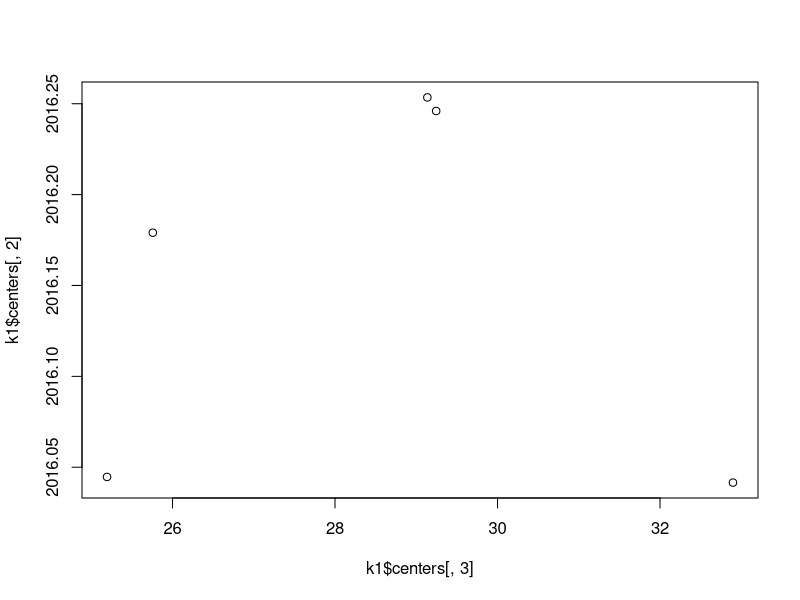
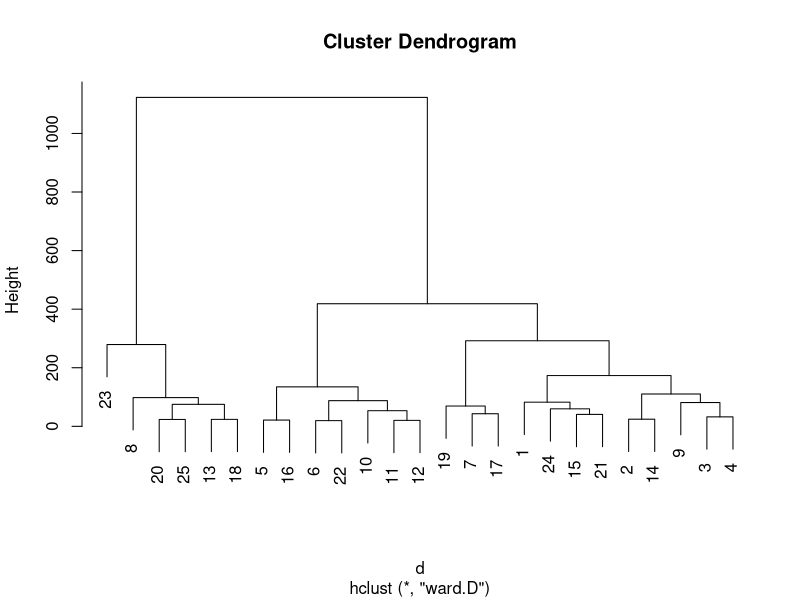
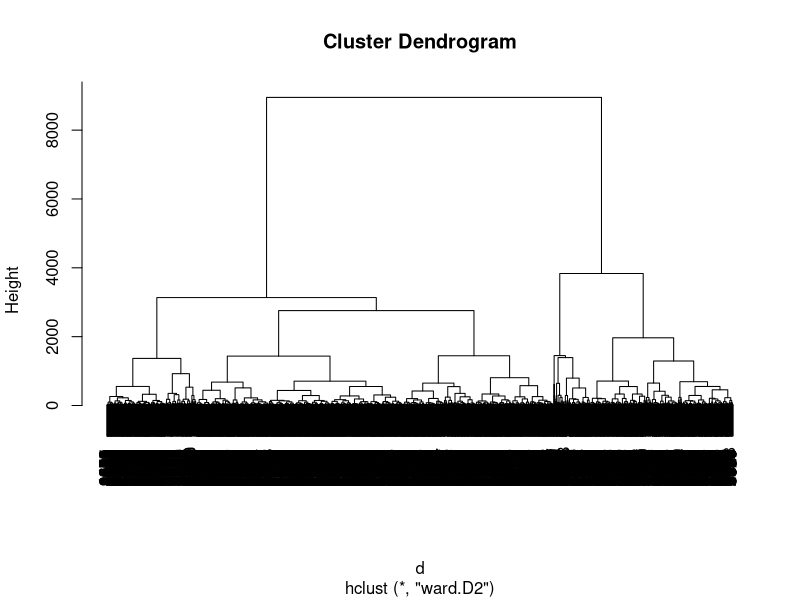
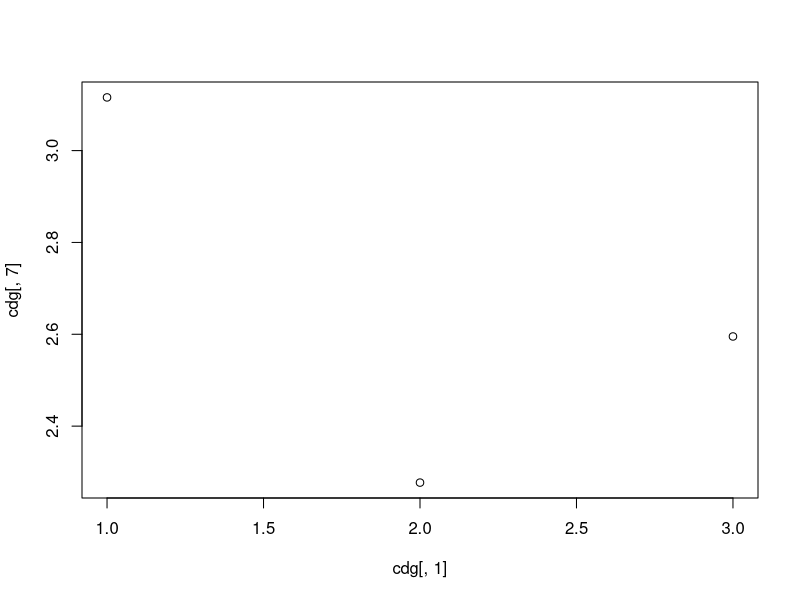

These charts were generated, in order, by the following R code: (Note: this script raises an error after producing the figures.)
#Retrieve the data saved AFTER the profiling practice...... this means data already cleaned

setwd("/Users/davidmorais/Desktop/MD")
dd <- read.csv("hotel_sample_5000.csv", sep=",", dec=".");
names(dd)
dim(dd)
summary(dd)

attach(dd)

#set a list of numerical variables
names(dd)

dcon <- data.frame (lead_time, year, week, day, weekend_nights, week_nights, 
                    adults, children, babies, pre_cancel, pre_bcn, changes, 
                    days_wait, adr, rcar_parking_spaces, ts_requests)
dim(dcon)

#
# CLUSTERING
#



# KMEANS RUN, BUT HOW MANY CLASSES?

k1 <- kmeans(dcon,5)
names(dcon)
print(k1)

attributes(k1)

k1$size

k1$withinss

k1$centers

# LETS COMPUTE THE DECOMPOSITION OF INERTIA

Bss <- sum(rowSums(k1$centers^2)*k1$size)
Bss
Wss <- sum(k1$withinss)
Wss
Tss <- k1$totss
Tss

Bss+Wss

Ib1 <- 100*Bss/(Bss+Wss)
Ib1

# LETS REPEAT THE KMEANS RUN WITH K=5

k2 <- kmeans(dcon,5)
k2$size

Bss <- sum(rowSums(k2$centers^2)*k2$size)
Bss
Wss <- sum(k2$withinss)
Wss

Ib2 <- 100*Bss/(Bss+Wss)
Ib2
Ib1

k2$centers
k1$centers

plot(k1$centers[,3],k1$centers[,2])

table(k1$cluster, k2$cluster)

# WHY WE HAVE OBTAINED DIFFERENT RESULTS?, AND WHICH RUN IS BETTER?

# NOW TRY K=8

k3 <- kmeans(dcon,8)
k3$size

Bss <- sum(rowSums(k3$centers^2)*k3$size)
Wss <- sum(k3$withinss)

Ib3 <- 100*Bss/(Bss+Wss)
Ib3

# Fer servir per la pràctica
# HIERARCHICAL CLUSTERING

d  <- dist(dcon[1:25,])
h1 <- hclust(d,method="ward.D")  # NOTICE THE COST
plot(h1)

d  <- dist(dcon)
h1 <- hclust(d,method="ward.D2")  # NOTICE THE COST
plot(h1)

# BUT WE ONLY NEED WHERE THERE ARE THE LEAPS OF THE HEIGHT

# WHERE ARE THER THE LEAPS? WHERE WILL YOU CUT THE DENDREOGRAM?, HOW MANY CLASSES WILL YOU OBTAIN?

nc = 3

c1 <- cutree(h1,nc)

c1[1:20]

nc = 5

c5 <- cutree(h1,nc)

c5[1:20]


table(c1)
table(c5)
table(c1,c5)


cdg <- aggregate(as.data.frame(dcon),list(c1),mean)
cdg

plot(cdg[,1], cdg[,7])

# LETS SEE THE PARTITION VISUALLY


plot(Edad,Estalvi,col=c1,main="Clustering of credit data in 3 classes")
legend("topright",c("class1","class2","class3"),pch=1,col=c(1:3))



plot(RatiFin,Estalvi)
plot(RatiFin,Estalvi,col=c1,main="Clustering of credit data in 3 classes")
legend("topright",c("class1","class2","class3"),pch=1,col=c(1:3), cex=0.6)

plot(Antiguedad.Trabajo,Estalvi,col=c1,main="Clustering of credit data in 3 classes")
legend("topright",c("class1","class2","class3"),pch=1,col=c(1:3), cex=0.6)
plot(Patrimonio, Ingresos,col=c1,main="Clustering of credit data in 3 classes")
legend("topright",c("class1","class2","class3"),pch=1,col=c(1:3), cex=0.6)
plot(Patrimonio, Antiguedad.Trabajo,col=c1,main="Clustering of credit data in 3 classes")
legend("topright",c("class1","class2","class3"),pch=1,col=c(1:3), cex=0.6)

pairs(dcon[,1:7], col=c1)

#plot(FI[,1],FI[,2],col=c1,main="Clustering of credit data in 3 classes")
#legend("topleft",c("c1","c2","c3"),pch=1,col=c(1:3))

# LETS SEE THE QUALITY OF THE HIERARCHICAL PARTITION



Bss <- sum(rowSums(cdg^2)*as.numeric(table(c1)))

Ib4 <- 100*Bss/Tss
Ib4


#move to Gower mixed distance to deal 
#simoultaneously with numerical and qualitative data

library(cluster)

#dissimilarity matrix

actives<-c(2:16)
dissimMatrix <- daisy(dd[,actives], metric = "gower", stand=TRUE)

distMatrix<-dissimMatrix^2

h1 <- hclust(distMatrix,method="ward.D")  # NOTICE THE COST
#versions noves "ward.D" i abans de plot: par(mar=rep(2,4)) si se quejara de los margenes del plot

plot(h1)

c2 <- cutree(h1,4)

#class sizes 
table(c2)

#comparing with other partitions
table(c1,c2)


names(dd)
#ratiFin
boxplot(dd[,16]~c2, horizontal=TRUE)

#plazo
boxplot(dd[,4]~c2, horizontal=TRUE)

#gastos
boxplot(dd[,9]~c2, horizontal=TRUE)

pairs(dcon[,1:7], col=c2)

plot(RatiFin,Estalvi,col=c2,main="Clustering of credit data in 3 classes")
legend("topright",levels(c2),pch=1,col=c(1:4), cex=0.6)

cdg <- aggregate(as.data.frame(dcon),list(c2),mean)
cdg

plot(Edad, Gastos, col= c2)
points(cdg[,4],cdg[,5],pch=16,col="orange")
text(cdg[,4],cdg[,5], labels=cdg[,1], pos=2, font=2, cex=0.7, col="orange")

potencials<-c(3,4,6,7,10,11)
pairs(dcon[,potencials],col=c2)

#Profiling plots

